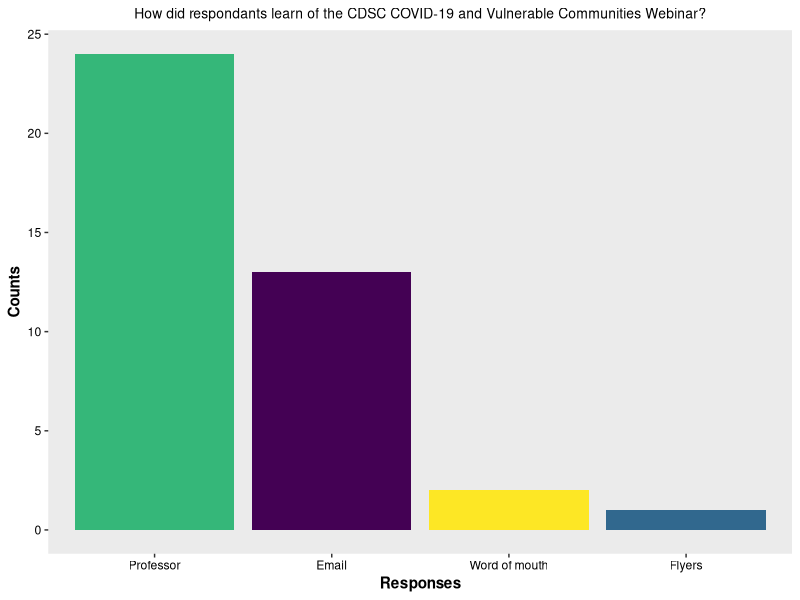
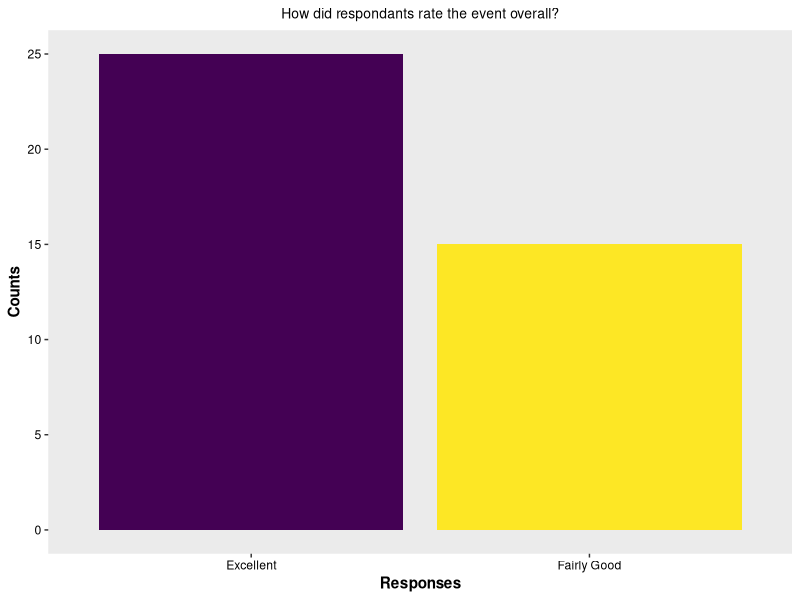
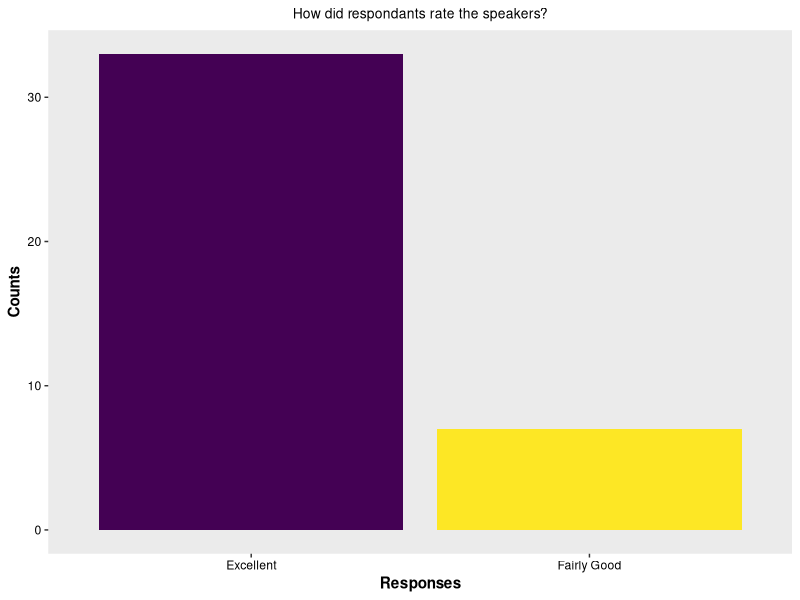
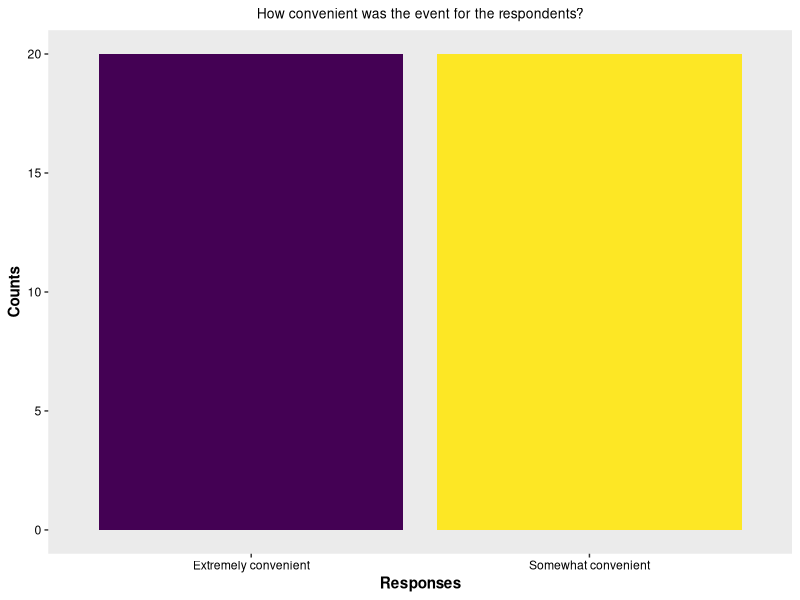
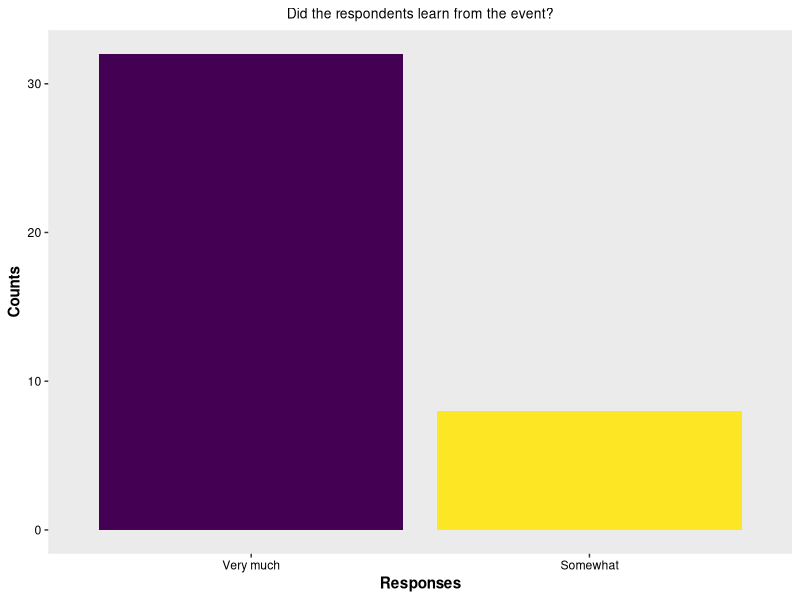
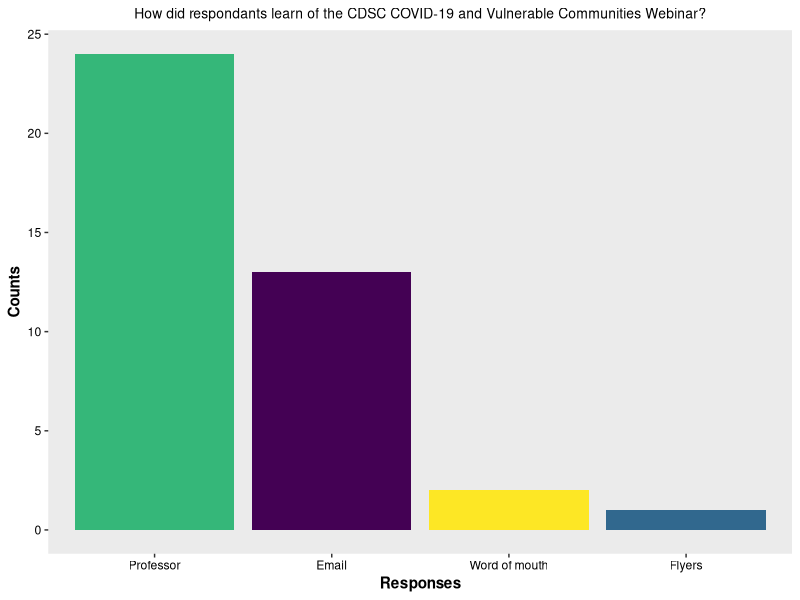
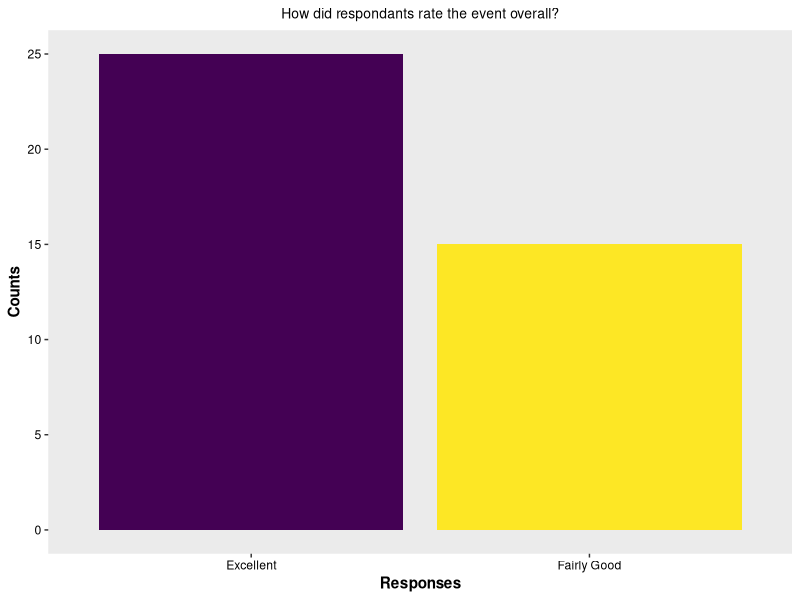
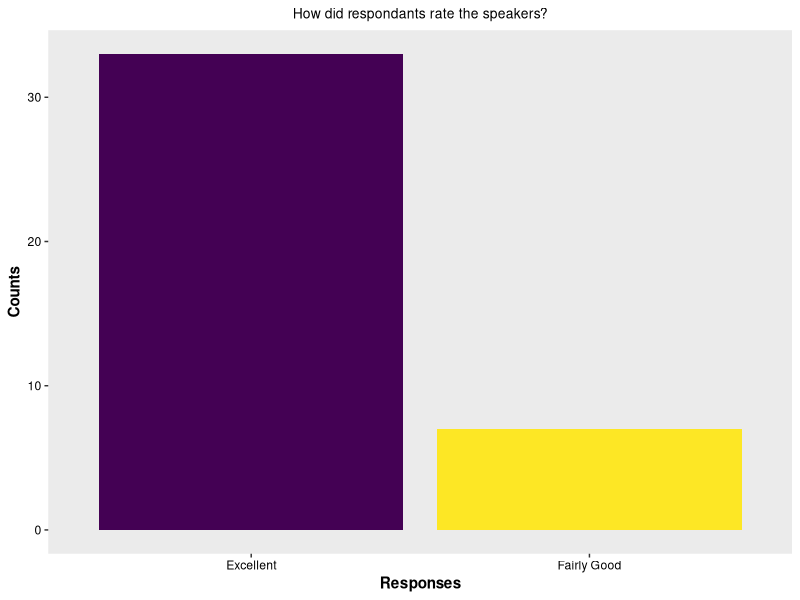

Generate these figures, in order, with R:
#### COVID-19 and Vulerable Communities ####
#### Created by: Vivian Vy Le ####
#### Updated on: 2022-04-27 ####

#### Load library ####
library(tidyverse)
library(here)
library(ggplot2)

#### Load data ####
vulnerable <- read_csv(here("Data", "vulnerable_communities_webinar.csv"))

#### View data ####
view(vulnerable)
glimpse(vulnerable)

#### data analysis ####
vulnerable_clean <- vulnerable %>%
  select(participants, overall_rating, speaker_rating, advertisement, event_timing, audience_learning) %>%
  rowwise() %>%
  mutate(advertisement_choices = str_split(advertisement, pattern = ";")) %>%
  ungroup() %>%
  unnest(advertisement_choices)
view(vulnerable_clean)

advertisement_data <- vulnerable_clean %>%
  count(advertisement_choices)
view(advertisement_data)

data <- vulnerable_clean %>%
  mutate(overall_rating = factor(overall_rating,
                                 levels = c("Excellent", "Fairly Good", "Not Good at All"))) %>%
  mutate(speaker_rating = factor(speaker_rating,
                                 levels = c("Excellent", "Fairly Good", "Not Good at All"))) %>%
  mutate(event_timing = factor(event_timing,
                               levels = c("Extremely convenient", "Somewhat convenient", "Not at all convenient"))) %>%
  mutate(audience_learning = factor(audience_learning,
                                    levels = c("Very much", "Somewhat", "Not much")))
view(data)          

overall_rate <- data %>%
  count(overall_rating)
overall_rate

speaker_rate <- data %>%
  count(speaker_rating)
speaker_rate

timing_data <- data %>%
  count(event_timing)

learning_data <- data %>%
  count(audience_learning)


#### plotting data ####
advertisement_data %>%
  ggplot(aes(x = reorder(advertisement_choices, -n), y = n, fill = advertisement_choices)) +
  geom_col() +
  labs(title = "How did respondants learn of the CDSC COVID-19 and Vulnerable Communities Webinar?",
      x = "Responses",
      y = "Counts") +
  theme(plot.title = element_text(hjust = 0.5,
                                  size = 10),
        axis.title = element_text(face = "bold"),
        axis.text.x = element_text(color = "#000000"),
        axis.text.y = element_text(color = "#000000"),
        panel.grid.major = element_blank(),
        panel.grid.minor = element_blank()) +
  scale_fill_viridis_d() +
  guides(fill = FALSE)
ggsave(here("Output", "vulnerable_communities", "advertisement.png"), width = 8, height = 5)

overall_rate %>%
  ggplot(aes(x = reorder(overall_rating, -n), y = n, fill = overall_rating)) +
  geom_col() +
  labs(title = "How did respondants rate the event overall?",
       x = "Responses",
       y = "Counts") +
  theme(plot.title = element_text(hjust = 0.5,
                                  size = 10),
        axis.title = element_text(face = "bold"),
        axis.text.x = element_text(color = "#000000"),
        axis.text.y = element_text(color = "#000000"),
        panel.grid.major = element_blank(),
        panel.grid.minor = element_blank()) +
  scale_fill_viridis_d() +
  guides(fill = FALSE)
ggsave(here("Output", "vulnerable_communities", "event_rating.png"), width = 6, height = 5)

speaker_rate %>%
  ggplot(aes(x = reorder(speaker_rating, -n), y = n, fill = speaker_rating)) +
  geom_col() +
  labs(title = "How did respondants rate the speakers?",
       x = "Responses",
       y = "Counts") +
  theme(plot.title = element_text(hjust = 0.5,
                                  size = 10),
        axis.title = element_text(face = "bold"),
        axis.text.x = element_text(color = "#000000"),
        axis.text.y = element_text(color = "#000000"),
        panel.grid.major = element_blank(),
        panel.grid.minor = element_blank()) +
  scale_fill_viridis_d() +
  guides(fill = FALSE)
ggsave(here("Output", "vulnerable_communities", "speaker_rating.png"), width = 6, height = 5)


timing_data %>%
  ggplot(aes(x = reorder(event_timing, -n), y = n, fill = event_timing)) +
  geom_col() +
  labs(title = "How convenient was the event for the respondents?",
       x = "Responses",
       y = "Counts") +
  theme(plot.title = element_text(hjust = 0.5,
                                  size = 10),
        axis.title = element_text(face = "bold"),
        axis.text.x = element_text(color = "#000000"),
        axis.text.y = element_text(color = "#000000"),
        panel.grid.major = element_blank(),
        panel.grid.minor = element_blank()) +
  scale_fill_viridis_d() +
  guides(fill = FALSE)
ggsave(here("Output", "vulnerable_communities", "convenience_of_event.png"), width = 6, height = 5)


learning_data %>%
  ggplot(aes(x = reorder(audience_learning, -n), y = n, fill = audience_learning)) +
  geom_col() +
  labs(title = "Did the respondents learn from the event?",
       x = "Responses",
       y = "Counts") +
  theme(plot.title = element_text(hjust = 0.5,
                                  size = 10),
        axis.title = element_text(face = "bold"),
        axis.text.x = element_text(color = "#000000"),
        axis.text.y = element_text(color = "#000000"),
        panel.grid.major = element_blank(),
        panel.grid.minor = element_blank()) +
  scale_fill_viridis_d() +
  guides(fill = FALSE)
ggsave(here("Output", "vulnerable_communities", "audience_learning.png"), width = 6, height = 5)
